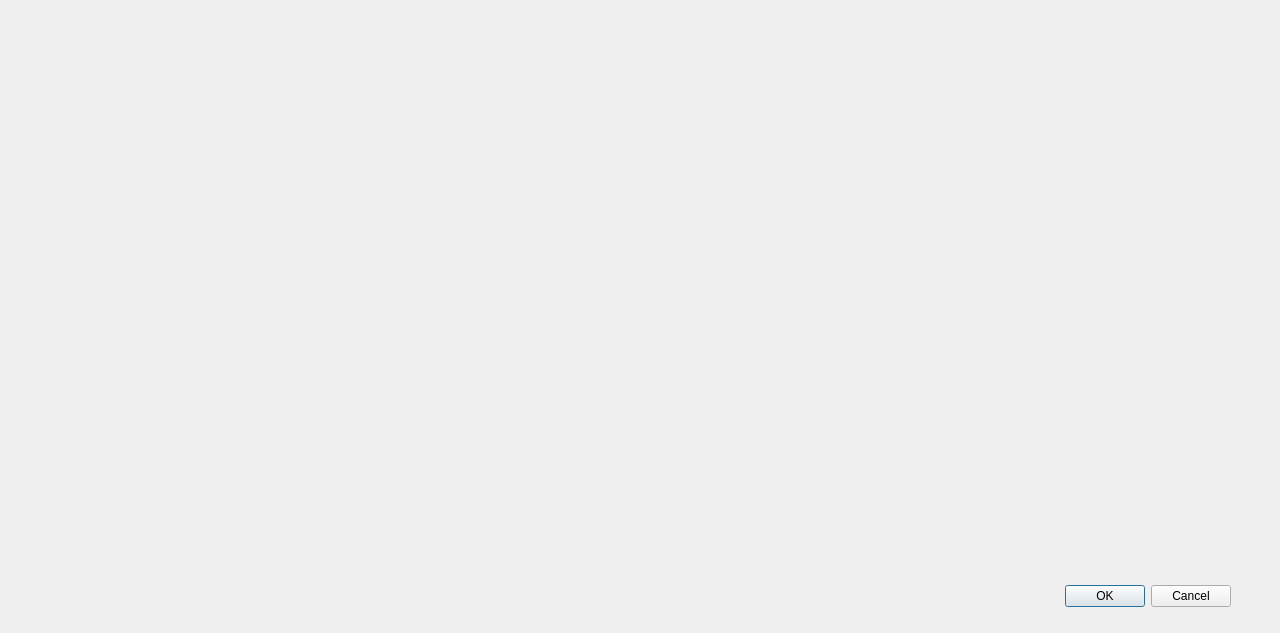
<?xml version="1.0" encoding="UTF-8"?>
<ui version="4.0">
 <class>Dialog</class>
 <widget class="QDialog" name="Dialog">
  <property name="geometry">
   <rect>
    <x>0</x>
    <y>0</y>
    <width>1280</width>
    <height>633</height>
   </rect>
  </property>
  <property name="windowTitle">
   <string>Dialog</string>
  </property>
  <widget class="QDialogButtonBox" name="buttonBox">
   <property name="geometry">
    <rect>
     <x>610</x>
     <y>580</y>
     <width>621</width>
     <height>32</height>
    </rect>
   </property>
   <property name="orientation">
    <enum>Qt::Horizontal</enum>
   </property>
   <property name="standardButtons">
    <set>QDialogButtonBox::Cancel|QDialogButtonBox::Ok</set>
   </property>
  </widget>
 </widget>
 <resources/>
 <connections>
  <connection>
   <sender>buttonBox</sender>
   <signal>accepted()</signal>
   <receiver>Dialog</receiver>
   <slot>accept()</slot>
   <hints>
    <hint type="sourcelabel">
     <x>248</x>
     <y>254</y>
    </hint>
    <hint type="destinationlabel">
     <x>157</x>
     <y>274</y>
    </hint>
   </hints>
  </connection>
  <connection>
   <sender>buttonBox</sender>
   <signal>rejected()</signal>
   <receiver>Dialog</receiver>
   <slot>reject()</slot>
   <hints>
    <hint type="sourcelabel">
     <x>316</x>
     <y>260</y>
    </hint>
    <hint type="destinationlabel">
     <x>286</x>
     <y>274</y>
    </hint>
   </hints>
  </connection>
 </connections>
</ui>
